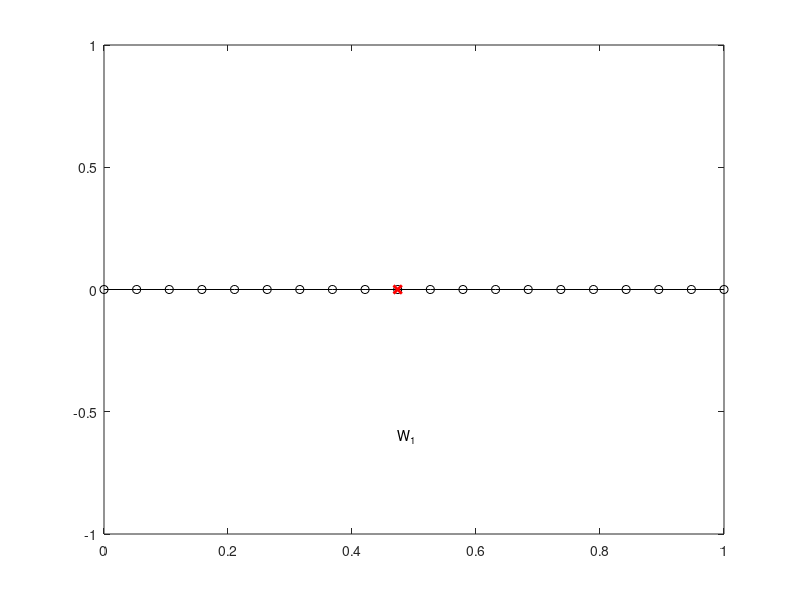

This figure's MATLAB source: (Note: this script raises an error after producing the figure.)
%% The Brownian motion

x = linspace(0,1,20);
dx = x(2)-x(1);

pos(1) = x(10);

for i=1:10
   p = rand(1);
   pos(i+1) = (pos(i)+dx)*(p < 0.5) + (pos(i)-dx)*(p > 0.5); 
end

figure(1)
plot(real(x),imag(x),'ko-','LineWidth',2)
for i=1:length(pos)
    plot(real(x),imag(x),'ko-',real(pos(i)),imag(pos(i)),'rx','LineWidth',2)
    text(real(pos(i)),-0.6,sprintf('W_{%d}',i));
    set(gcf,'Color','None')
    export_fig(sprintf('randomwalk1_%02d.png',i));
end
